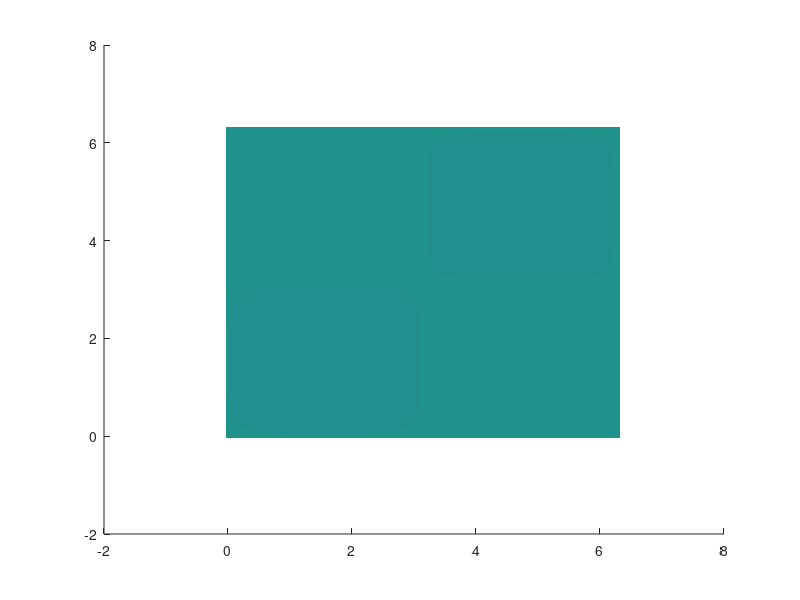

Reproduce this figure in MATLAB.
clc
clear all
close all


H.Fig = figure;
H.Ax  = axes;

x = linspace(0,2*pi,100);
y = linspace(0,2*pi,100);
[xg,yg] = meshgrid(x,y);
c = sin(xg).*sin(yg);

H.im = imagesc('xdata',x,'ydata',y,'cdata',c);
set(gca,'clim',[-1,1]);

for t = linspace(0,10*pi,1000)
  c = sin(t)*sin(xg).*sin(yg);
  set(H.im,'cdata',c);
  drawnow('update');
  pause(0.1)
end